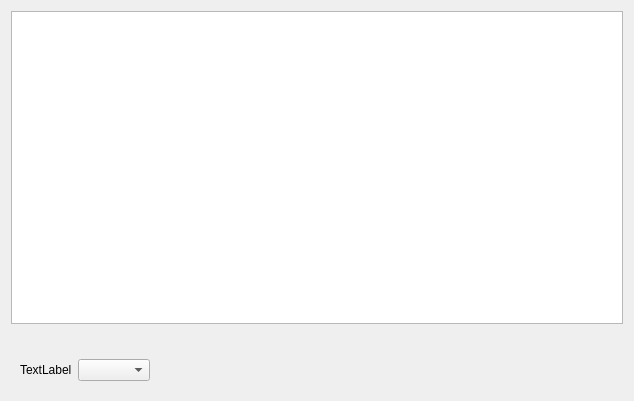
<?xml version="1.0" encoding="UTF-8"?>
<ui version="4.0">
 <class>w_bt_dish_paymode_set</class>
 <widget class="QDialog" name="w_bt_dish_paymode_set">
  <property name="geometry">
   <rect>
    <x>0</x>
    <y>0</y>
    <width>634</width>
    <height>401</height>
   </rect>
  </property>
  <property name="windowTitle">
   <string>Dialog</string>
  </property>
  <layout class="QVBoxLayout" name="verticalLayout" stretch="1,0,0">
   <item>
    <widget class="lds_tableView" name="tableView"/>
   </item>
   <item>
    <widget class="QLabel" name="label_desc">
     <property name="text">
      <string/>
     </property>
    </widget>
   </item>
   <item>
    <layout class="QHBoxLayout" name="horizontalLayout_2" stretch="0,1">
     <item>
      <widget class="QWidget" name="widget_com" native="true">
       <layout class="QHBoxLayout" name="horizontalLayout" stretch="0,1">
        <item>
         <widget class="QLabel" name="label">
          <property name="text">
           <string>TextLabel</string>
          </property>
         </widget>
        </item>
        <item>
         <widget class="QComboBox" name="comboBox"/>
        </item>
       </layout>
      </widget>
     </item>
     <item>
      <widget class="lds_toolbar" name="widget">
       <zorder>widget_com</zorder>
      </widget>
     </item>
    </layout>
   </item>
  </layout>
 </widget>
 <customwidgets>
  <customwidget>
   <class>lds_tableView</class>
   <extends>QTableView</extends>
   <header>lds_tableview.h</header>
  </customwidget>
  <customwidget>
   <class>lds_toolbar</class>
   <extends>QFrame</extends>
   <header>lds_toolbar.h</header>
   <container>1</container>
  </customwidget>
 </customwidgets>
 <resources/>
 <connections/>
</ui>
